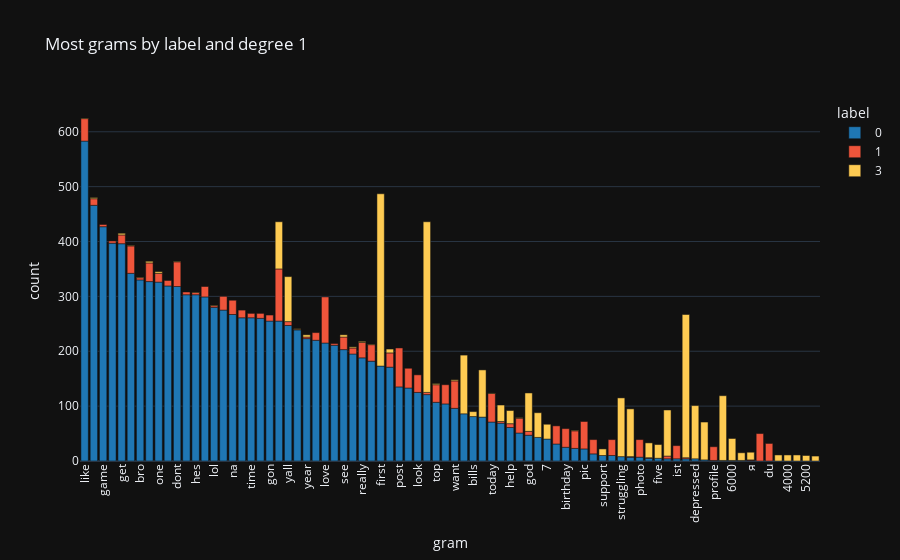
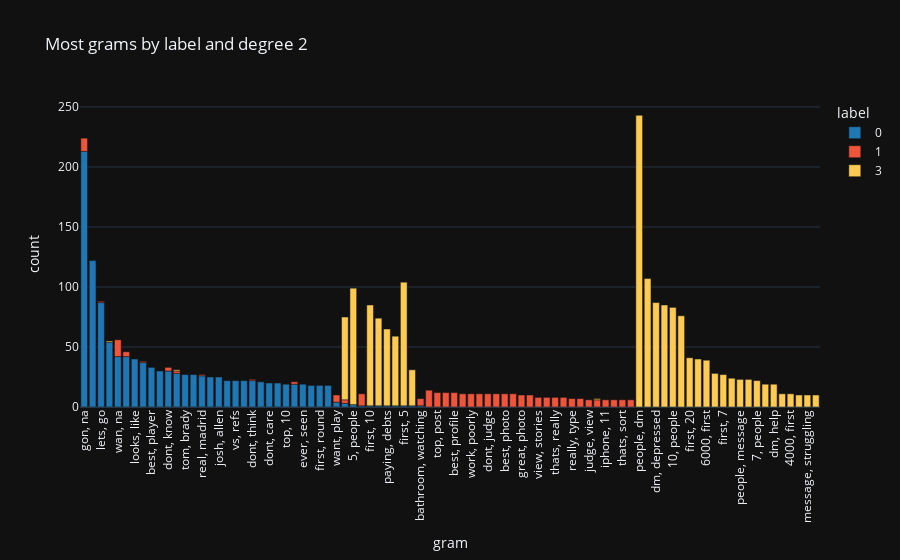
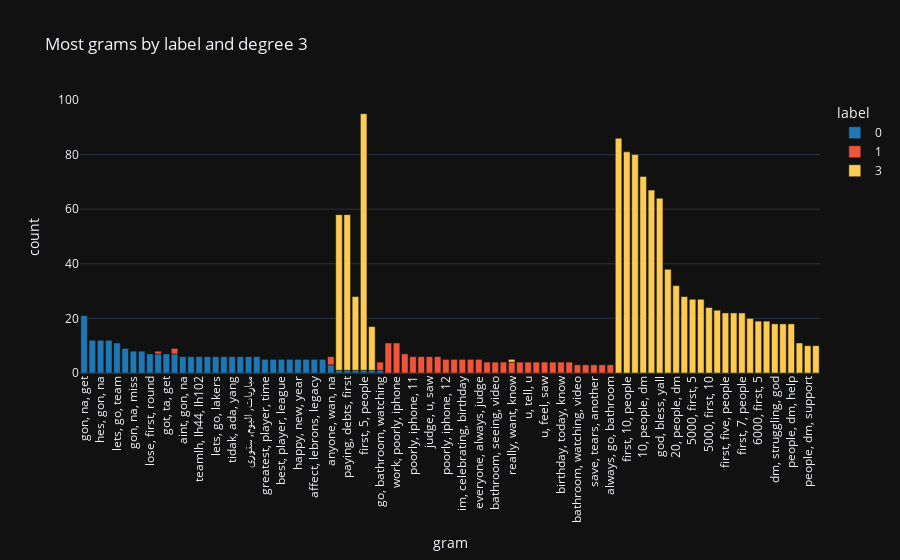
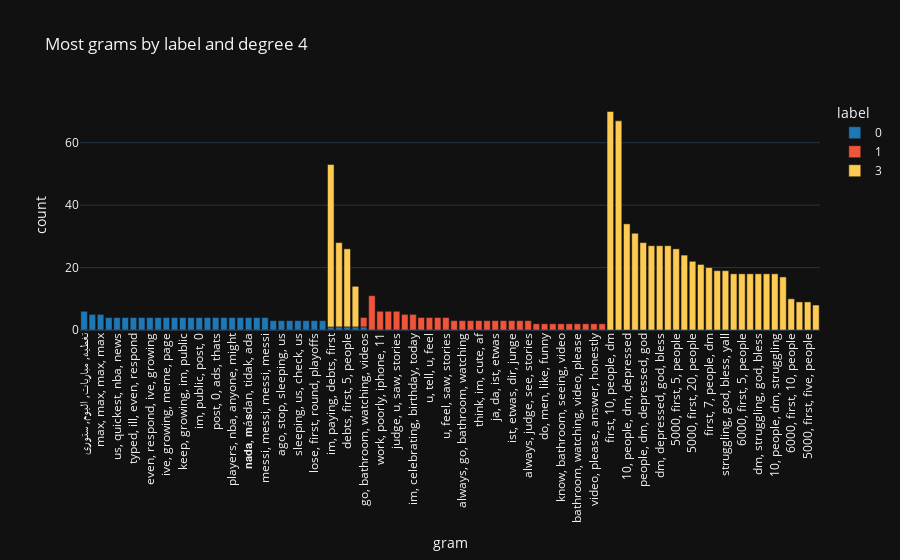

Notebook code for these charts, in order:
### Markdown cell above
#### 1.1.2 Calculating bi/tri/quad grams

### Code cell
sub_df = df_main.loc[:, ['comment_wo_emoji', 'label']].drop_duplicates()
df_bio_grams = calculate_grams(sub_df, 'comment_wo_emoji', 20)
df_bio_grams = keep_top_n_grams(df_bio_grams, 30)
plot_grams(df_bio_grams)

### Figure 1 — Plotly figure (JSON) as saved in the notebook; plotly's stock layout.template omitted (floating-point values rounded to 4 significant figures)
{"data": [{"alignmentgroup": "True", "hovertemplate": "label=0<br>gram=%{x}<br>count=%{y}<extra></extra>", "legendgroup": "0", "marker": {"color": "#1f77b4", "pattern": {"shape": ""}}, "name": "0", "offsetgroup": "0", "orientation": "v", "showlegend": true, "textposition": "auto", "type": "bar", "x": ["like", "got", "game", "team", "get", "best", "bro", "good", "one", "man", "dont", "back", "hes", "go", "lol", "thats", "na", "better", "time", "still", "gon", "im", "yall", "win", "year", "play", "love", "even", "see", "would", "really", "know", "first", "need", "post", "great", "look", "people", "top", "u", "want", "5", "bills", "10", "today", "hit", "help", "nice", "god", "20", "7", "baby", "birthday", "beautiful", "pic", "stories", "support", "cute", "struggling", "paying", "photo", "message", "five", "bless", "ist", "dm", "depressed", "debts", "profile", "5000", "6000", "debt", "я"], "xaxis": "x", "y": [583, 466, 427, 397, 396, 342, 330, 327, 326, 319, 318, 303, 303, 299, 280, 275, 267, 261, 261, 260, 255, 255, 247, 239, 223, 220, 215, 211, 203, 195, 188, 182, 173, 171, 135, 133, 125, 121, 107, 104, 96, 86, 81, 80, 71, 69, 61, 51, 47, 43, 40, 31, 25, 23, 22, 13, 10, 10, 8, 7, 7, 5, 5, 4, 4, 4, 4, 2, 1, 1, 1, 1, 1], "yaxis": "y"}, {"alignmentgroup": "True", "hovertemplate": "label=1<br>gram=%{x}<br>count=%{y}<extra></extra>", "legendgroup": "1", "marker": {"color": "#EF553B", "pattern": {"shape": ""}}, "name": "1", "offsetgroup": "1", "orientation": "v", "showlegend": true, "textposition": "auto", "type": "bar", "x": ["im", "love", "post", "today", "want", "ich", "best", "pic", "dont", "like", "great", "u", "birthday", "good", "baby", "beautiful", "top", "photo", "look", "du", "know", "cute", "really", "nice", "na", "need", "stories", "profile", "thats", "ist", "see", "go", "get", "one", "play", "better", "got", "gon", "would", "man", "still", "time", "god", "help", "yall", "bless", "back", "team", "people", "hes", "bro", "game", "hit", "lol", "year", "even", "dm", "я", "message", "paying", "win"], "xaxis": "x", "y": [95, 84, 71, 52, 50, 50, 50, 50, 45, 41, 36, 35, 34, 34, 33, 32, 32, 32, 32, 32, 30, 29, 28, 27, 26, 26, 26, 25, 25, 24, 23, 19, 16, 16, 14, 14, 12, 11, 11, 10, 9, 8, 7, 7, 7, 5, 5, 4, 4, 4, 4, 4, 3, 3, 3, 3, 2, 1, 1, 1, 1], "yaxis": "y"}, {"alignmentgroup": "True", "hovertemplate": "label=3<br>gram=%{x}<br>count=%{y}<extra></extra>", "legendgroup": "3", "marker": {"color": "#FECB52", "pattern": {"shape": ""}}, "name": "3", "offsetgroup": "3", "orientation": "v", "showlegend": true, "textposition": "auto", "type": "bar", "x": ["first", "people", "dm", "5000", "struggling", "5", "depressed", "paying", "im", "10", "bless", "yall", "god", "debts", "20", "6000", "hit", "message", "7", "five", "help", "debt", "я", "support", "funding", "4000", "striving", "5200", "8000", "bills", "need", "year", "see", "get", "one", "good", "really", "want", "got", "top", "would", "today", "dont", "know", "lol", "nice", "win", "hes", "like", "beautiful", "bro", "best"], "xaxis": "x", "y": [314, 311, 261, 118, 107, 107, 97, 87, 86, 86, 84, 82, 70, 69, 45, 40, 30, 27, 27, 25, 24, 14, 14, 12, 11, 11, 11, 10, 9, 9, 7, 4, 4, 3, 3, 3, 2, 2, 2, 2, 2, 1, 1, 1, 1, 1, 1, 1, 1, 1, 1, 1], "yaxis": "y"}], "layout": {"barmode": "relative", "legend": {"title": {"text": "label"}, "tracegroupgap": 0}, "title": {"text": "Most grams by label and degree 1"}, "xaxis": {"anchor": "y", "domain": [0, 1], "tickangle": -90, "title": {"text": "gram"}}, "yaxis": {"anchor": "x", "domain": [0, 1], "title": {"text": "count"}}}}

### Figure 2 — Plotly figure (JSON) as saved in the notebook; plotly's stock layout.template omitted (floating-point values rounded to 4 significant figures)
{"data": [{"alignmentgroup": "True", "hovertemplate": "label=0<br>gram=%{x}<br>count=%{y}<extra></extra>", "legendgroup": "0", "marker": {"color": "#1f77b4", "pattern": {"shape": ""}}, "name": "0", "offsetgroup": "0", "orientation": "v", "showlegend": true, "textposition": "auto", "type": "bar", "x": ["gon, na", "got, ta", "lets, go", "super, bowl", "wan, na", "look, like", "looks, like", "next, year", "best, player", "best, team", "dont, know", "cant, wait", "tom, brady", "top, 5", "real, madrid", "come, back", "josh, allen", "didnt, even", "vs, refs", "mac, jones", "dont, think", "na, get", "dont, care", "big, ben", "top, 10", "good, luck", "ever, seen", "every, game", "first, round", "lewis, hamilton", "want, play", "god, bless", "5, people", "love, u", "first, 10", "im, paying", "paying, debts", "debts, first", "first, 5", "people, hit", "bathroom, watching"], "xaxis": "x", "y": [213, 122, 87, 54, 42, 42, 40, 37, 33, 30, 30, 28, 27, 27, 26, 25, 25, 22, 22, 22, 22, 21, 20, 20, 19, 19, 19, 18, 18, 18, 4, 3, 2, 1, 1, 1, 1, 1, 1, 1, 1], "yaxis": "y"}, {"alignmentgroup": "True", "hovertemplate": "label=1<br>gram=%{x}<br>count=%{y}<extra></extra>", "legendgroup": "1", "marker": {"color": "#EF553B", "pattern": {"shape": ""}}, "name": "1", "offsetgroup": "1", "orientation": "v", "showlegend": true, "textposition": "auto", "type": "bar", "x": ["wan, na", "best, post", "top, post", "birthday, today", "best, profile", "camera, work", "work, poorly", "poorly, iphone", "dont, judge", "great, post", "best, photo", "tag, friends", "gon, na", "great, photo", "saw, stories", "love, u", "view, stories", "top, photo", "thats, really", "everyone, always", "really, type", "top, profile", "want, play", "judge, view", "bathroom, watching", "want, know", "iphone, 11", "lindo, lindo", "thats, sort", "judge, u", "look, like", "god, bless", "dont, know", "good, luck", "cant, wait", "real, madrid", "dont, think", "lets, go", "next, year"], "xaxis": "x", "y": [14, 14, 12, 12, 12, 11, 11, 11, 11, 11, 11, 11, 11, 10, 10, 10, 8, 8, 8, 8, 7, 7, 6, 6, 6, 6, 6, 6, 6, 6, 4, 3, 3, 2, 2, 1, 1, 1, 1], "yaxis": "y"}, {"alignmentgroup": "True", "hovertemplate": "label=3<br>gram=%{x}<br>count=%{y}<extra></extra>", "legendgroup": "3", "marker": {"color": "#FECB52", "pattern": {"shape": ""}}, "name": "3", "offsetgroup": "3", "orientation": "v", "showlegend": true, "textposition": "auto", "type": "bar", "x": ["people, dm", "5000, first", "first, 5", "5, people", "dm, depressed", "dm, struggling", "first, 10", "10, people", "bless, yall", "im, paying", "god, bless", "paying, debts", "debts, first", "first, 20", "20, people", "6000, first", "people, hit", "depressed, god", "first, 7", "first, five", "people, message", "five, people", "7, people", "struggling, god", "dm, help", "dm, support", "4000, first", "5200, first", "message, struggling", "debt, first", "want, know", "cant, wait", "super, bowl"], "xaxis": "x", "y": [243, 107, 103, 97, 87, 85, 84, 83, 76, 73, 69, 64, 58, 41, 40, 39, 30, 28, 27, 24, 23, 23, 22, 19, 19, 11, 11, 10, 10, 10, 1, 1, 1], "yaxis": "y"}], "layout": {"barmode": "relative", "legend": {"title": {"text": "label"}, "tracegroupgap": 0}, "title": {"text": "Most grams by label and degree 2"}, "xaxis": {"anchor": "y", "domain": [0, 1], "tickangle": -90, "title": {"text": "gram"}}, "yaxis": {"anchor": "x", "domain": [0, 1], "title": {"text": "count"}}}}

### Figure 3 — Plotly figure (JSON) as saved in the notebook; plotly's stock layout.template omitted (floating-point values rounded to 4 significant figures)
{"data": [{"alignmentgroup": "True", "hovertemplate": "label=0<br>gram=%{x}<br>count=%{y}<extra></extra>", "legendgroup": "0", "marker": {"color": "#1f77b4", "pattern": {"shape": ""}}, "name": "0", "offsetgroup": "0", "orientation": "v", "showlegend": true, "textposition": "auto", "type": "bar", "x": ["gon, na, get", "gon, na, win", "hes, gon, na", "ive, ever, seen", "lets, go, team", "got, ta, love", "gon, na, miss", "gon, na, talk", "lose, first, round", "cant, wait, see", "got, ta, get", "dont, wan, na", "aint, gon, na", "got, ta, go", "teamlh, lh44, lh102", "wan, na, see", "lets, go, lakers", "sir, lewis, hamilton", "tidak, ada, yang", "تغطيه, مباريات, اليوم", "مباريات, اليوم, ستوري", "max, max, max", "greatest, player, time", "ago, stop, sleeping", "best, player, league", "still, dont, know", "happy, new, year", "im, gon, na", "affect, lebrons, legacy", "0, ads, thats", "anyone, wan, na", "im, paying, debts", "paying, debts, first", "debts, first, 5", "first, 5, people", "5, people, hit", "go, bathroom, watching"], "xaxis": "x", "y": [21, 12, 12, 12, 11, 9, 8, 8, 7, 7, 7, 7, 6, 6, 6, 6, 6, 6, 6, 6, 6, 6, 5, 5, 5, 5, 5, 5, 5, 5, 3, 1, 1, 1, 1, 1, 1], "yaxis": "y"}, {"alignmentgroup": "True", "hovertemplate": "label=1<br>gram=%{x}<br>count=%{y}<extra></extra>", "legendgroup": "1", "marker": {"color": "#EF553B", "pattern": {"shape": ""}}, "name": "1", "offsetgroup": "1", "orientation": "v", "showlegend": true, "textposition": "auto", "type": "bar", "x": ["camera, work, poorly", "work, poorly, iphone", "thats, really, type", "poorly, iphone, 11", "dont, judge, u", "judge, u, saw", "u, saw, stories", "poorly, iphone, 12", "judge, view, stories", "im, celebrating, birthday", "celebrating, birthday, today", "everyone, always, judge", "dont, judge, view", "bathroom, seeing, video", "lindo, lindo, lindo", "really, want, know", "tag, friends, chat", "u, tell, u", "tell, u, feel", "u, feel, saw", "feel, saw, stories", "birthday, today, know", "judge, see, stories", "anyone, wan, na", "bathroom, watching, video", "anyone, care, birthday", "save, tears, another", "tears, another, day", "always, go, bathroom", "go, bathroom, watching", "dont, wan, na", "cant, wait, see"], "xaxis": "x", "y": [11, 11, 7, 6, 6, 6, 6, 5, 5, 5, 5, 5, 4, 4, 4, 4, 4, 4, 4, 4, 4, 4, 4, 3, 3, 3, 3, 3, 3, 3, 2, 1], "yaxis": "y"}, {"alignmentgroup": "True", "hovertemplate": "label=3<br>gram=%{x}<br>count=%{y}<extra></extra>", "legendgroup": "3", "marker": {"color": "#FECB52", "pattern": {"shape": ""}}, "name": "3", "offsetgroup": "3", "orientation": "v", "showlegend": true, "textposition": "auto", "type": "bar", "x": ["first, 5, people", "people, dm, depressed", "first, 10, people", "people, dm, struggling", "10, people, dm", "5, people, dm", "god, bless, yall", "im, paying, debts", "paying, debts, first", "first, 20, people", "20, people, dm", "dm, depressed, god", "5000, first, 5", "depressed, god, bless", "debts, first, 5", "5000, first, 10", "5000, first, 20", "first, five, people", "five, people, dm", "first, 7, people", "7, people, dm", "6000, first, 5", "struggling, god, bless", "dm, struggling, god", "debts, first, 10", "people, dm, help", "5, people, hit", "5000, first, 7", "people, dm, support", "people, message, struggling", "really, want, know"], "xaxis": "x", "y": [94, 86, 81, 80, 72, 67, 64, 57, 57, 38, 32, 28, 27, 27, 27, 24, 23, 22, 22, 22, 20, 19, 19, 18, 18, 18, 16, 11, 10, 10, 1], "yaxis": "y"}], "layout": {"barmode": "relative", "legend": {"title": {"text": "label"}, "tracegroupgap": 0}, "title": {"text": "Most grams by label and degree 3"}, "xaxis": {"anchor": "y", "domain": [0, 1], "tickangle": -90, "title": {"text": "gram"}}, "yaxis": {"anchor": "x", "domain": [0, 1], "title": {"text": "count"}}}}

### Figure 4 — Plotly figure (JSON) as saved in the notebook; plotly's stock layout.template omitted (floating-point values rounded to 4 significant figures)
{"data": [{"alignmentgroup": "True", "hovertemplate": "label=0<br>gram=%{x}<br>count=%{y}<extra></extra>", "legendgroup": "0", "marker": {"color": "#1f77b4", "pattern": {"shape": ""}}, "name": "0", "offsetgroup": "0", "orientation": "v", "showlegend": true, "textposition": "auto", "type": "bar", "x": ["تغطيه, مباريات, اليوم, ستوري", "statistically, underrated, players, nba", "max, max, max, max", "check, us, quickest, nba", "us, quickest, nba, news", "bot, typed, ill, even", "typed, ill, even, respond", "ill, even, respond, ive", "even, respond, ive, growing", "respond, ive, growing, meme", "ive, growing, meme, page", "want, keep, growing, im", "keep, growing, im, public", "growing, im, public, post", "im, public, post, 0", "public, post, 0, ads", "post, 0, ads, thats", "underrated, players, nba, anyone", "players, nba, anyone, might", "nba, anyone, might, interested", "𝗻𝗮𝗱𝗮, 𝗺á𝘀dan, tidak, ada", "𝗺á𝘀dan, tidak, ada, yang", "messi, messi, messi, messi", "minutes, ago, stop, sleeping", "ago, stop, sleeping, us", "stop, sleeping, us, check", "sleeping, us, check, us", "us, check, us, quickest", "lose, first, round, playoffs", "im, bot, typed, ill", "im, paying, debts, first", "paying, debts, first, 5", "debts, first, 5, people", "first, 5, people, hit", "go, bathroom, watching, videos"], "xaxis": "x", "y": [6, 5, 5, 4, 4, 4, 4, 4, 4, 4, 4, 4, 4, 4, 4, 4, 4, 4, 4, 4, 4, 4, 4, 3, 3, 3, 3, 3, 3, 3, 1, 1, 1, 1, 1], "yaxis": "y"}, {"alignmentgroup": "True", "hovertemplate": "label=1<br>gram=%{x}<br>count=%{y}<extra></extra>", "legendgroup": "1", "marker": {"color": "#EF553B", "pattern": {"shape": ""}}, "name": "1", "offsetgroup": "1", "orientation": "v", "showlegend": true, "textposition": "auto", "type": "bar", "x": ["camera, work, poorly, iphone", "work, poorly, iphone, 11", "dont, judge, u, saw", "judge, u, saw, stories", "work, poorly, iphone, 12", "im, celebrating, birthday, today", "dont, judge, view, stories", "u, tell, u, feel", "tell, u, feel, saw", "u, feel, saw, stories", "save, tears, another, day", "always, go, bathroom, watching", "go, bathroom, watching, videos", "yall, think, im, cute", "think, im, cute, af", "im, cute, af, honest", "ja, da, ist, etwas", "da, ist, etwas, dir", "ist, etwas, dir, junge", "everyone, always, judge, see", "always, judge, see, stories", "whу, dо, mеn, lіkе", "dо, mеn, lіkе, funnу", "mеn, lіkе, funnу, gіrls", "know, bathroom, seeing, video", "bathroom, seeing, video, tell", "bathroom, watching, video, please", "watching, video, please, answer", "video, please, answer, honestly", "judge, view, stories, baby"], "xaxis": "x", "y": [11, 6, 6, 6, 5, 5, 4, 4, 4, 4, 3, 3, 3, 3, 3, 3, 3, 3, 3, 3, 3, 2, 2, 2, 2, 2, 2, 2, 2, 2], "yaxis": "y"}, {"alignmentgroup": "True", "hovertemplate": "label=3<br>gram=%{x}<br>count=%{y}<extra></extra>", "legendgroup": "3", "marker": {"color": "#FECB52", "pattern": {"shape": ""}}, "name": "3", "offsetgroup": "3", "orientation": "v", "showlegend": true, "textposition": "auto", "type": "bar", "x": ["first, 10, people, dm", "first, 5, people, dm", "im, paying, debts, first", "10, people, dm, depressed", "first, 20, people, dm", "people, dm, depressed, god", "5, people, dm, depressed", "dm, depressed, god, bless", "depressed, god, bless, yall", "paying, debts, first, 5", "5000, first, 5, people", "debts, first, 5, people", "5000, first, 10, people", "5000, first, 20, people", "first, five, people, dm", "first, 7, people, dm", "5, people, dm, struggling", "struggling, god, bless, yall", "20, people, dm, struggling", "6000, first, 5, people", "people, dm, struggling, god", "dm, struggling, god, bless", "debts, first, 10, people", "10, people, dm, struggling", "paying, debts, first, 10", "first, 5, people, hit", "6000, first, 10, people", "first, 5, people, message", "5000, first, five, people", "7, people, dm, struggling"], "xaxis": "x", "y": [70, 67, 52, 34, 31, 28, 27, 27, 27, 27, 26, 25, 24, 22, 21, 20, 19, 19, 18, 18, 18, 18, 18, 18, 17, 13, 10, 9, 9, 8], "yaxis": "y"}], "layout": {"barmode": "relative", "legend": {"title": {"text": "label"}, "tracegroupgap": 0}, "title": {"text": "Most grams by label and degree 4"}, "xaxis": {"anchor": "y", "domain": [0, 1], "tickangle": -90, "title": {"text": "gram"}}, "yaxis": {"anchor": "x", "domain": [0, 1], "title": {"text": "count"}}}}
